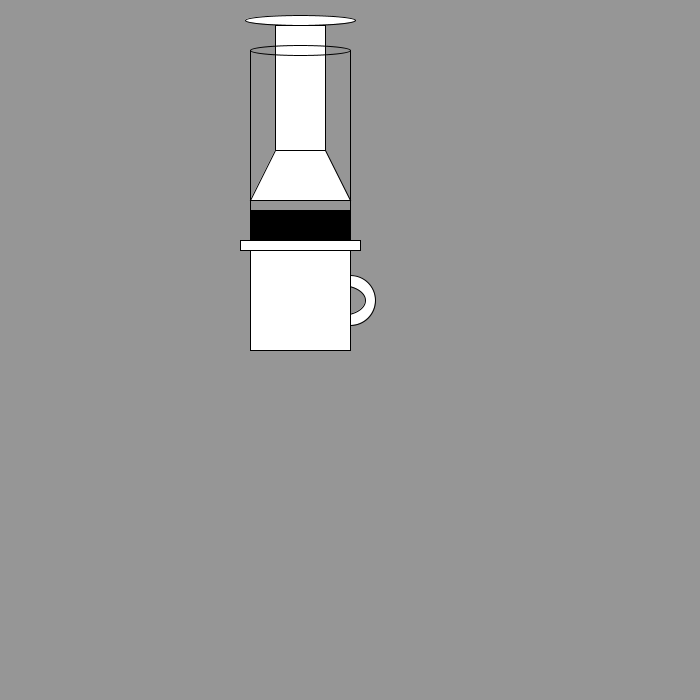
Frame 1 (no input)
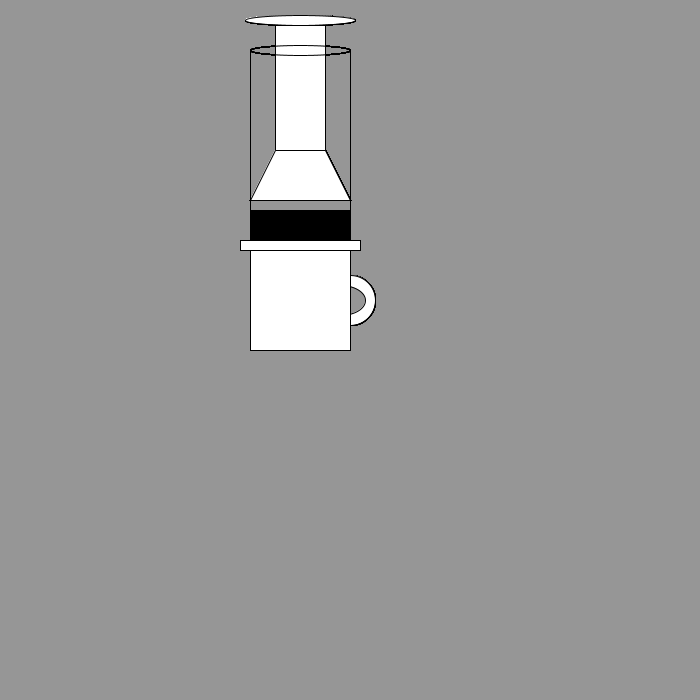
Frame 60 (the mouse pressed at the canvas centre just before this capture)
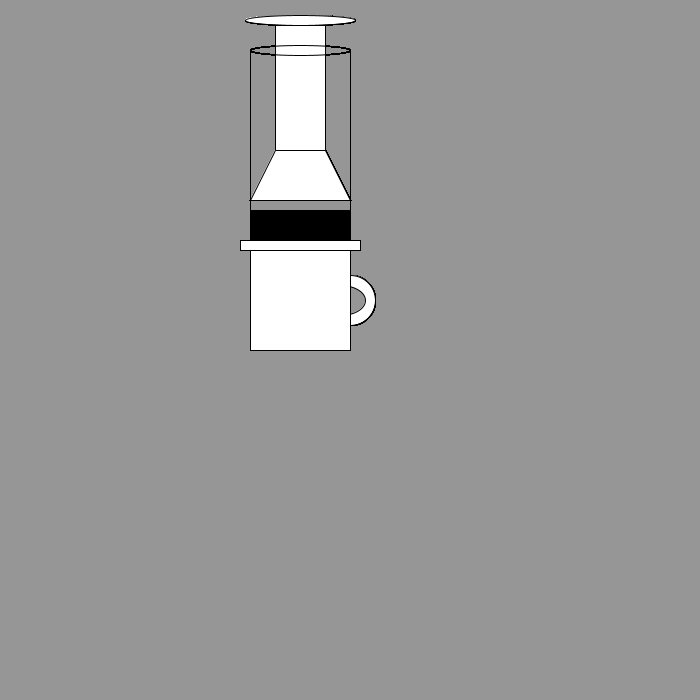
Frame 120 (the mouse held since frame 60 and released just before this capture)

The Processing sketch that drew these frames (run headless with seeded random() and noise(); from frame 60 on, the mouse is pressed at the canvas centre):

// Processing sketch: processing_87608
// ── processing_87608.pde

int shapeWidth = 60;
int shapeHeight = 60;
int mBoxWidth = 100;
int mBoxHeight = 100;

void setup() {
  size(700, 700); 
  background(150);
}

void draw() {
  //where 250,250 is cup start. Magic numbers ahoy!
  //major update call
  //Cup Handle
  
  ellipse(350, 300, 50, 50);//negative handle space
  fill(150);
  ellipse(340, 300, 50, 30);
  fill(255);
  //Cup body
  rect(250, 250, mBoxWidth, mBoxHeight);
  //plunger
  rect(275,25,50,125);//plunger body
  quad(275,150,325,150,350,200,250,200);//plunger bottom
  ellipse(300, 20, mBoxWidth + 10, 10);//plungerTop
  //Aeropress Cylinder
  noFill();
  line(250,50,250,250);
  line(350,50,350,250);
  ellipse(300, 50, mBoxWidth, 10); //cylinder top
  fill(255);
  //filter
  rect(250,230,100,20); //filter body
  rect(240,240,120,10); //filter top
  //the coffee
  fill(0);
  rect(250,210,100,30);
  fill(255);
}

void mouseClicked() {
  print("MouseX is: " + mouseX);
  print("MouseY is: " + mouseY);
}
